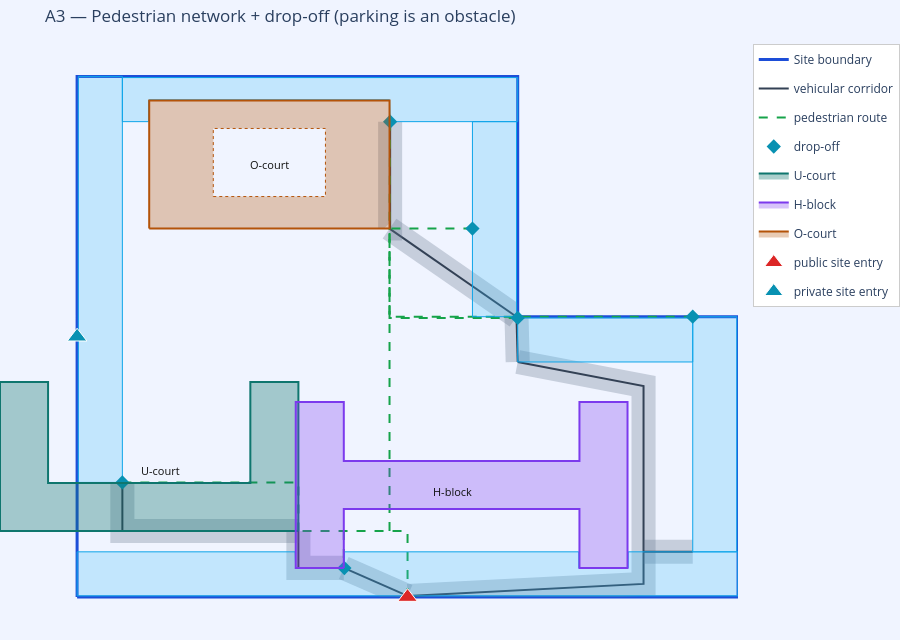

Notebook code cell kept with this figure:
### Markdown cell above
## A3 — Pedestrian network + parking integration

Pedestrian routes (dashed green) connect the site entry to each public door and
walk people up from parking — and they treat **parking as an obstacle**, so they
don't cut across the lot. Drop-off diamonds mark where you'd alight nearest each
entrance; the report flags whether the walk is within comfortable / accessible
range.

### Code cell
ped = report['pedestrian_circulation']
pa  = report['parking_integration']
print('pedestrian:', ped['summary'])
print('parking   :', pa['summary'])
for z in pa['zones']:
    print(f"   {z['zone_id']}: nearest={z['nearest_entrance_building']} "
          f"~{z['straight_distance_m']} m  accessible_ok={z['accessible_parking_ok']}  "
          f"| {z['sequence']}")

fig = new_fig('A3 — Pedestrian network + drop-off (parking is an obstacle)', SITE_BOUNDARY)
draw_vehicular(fig, veh)
draw_pedestrian(fig, ped)
draw_parking(fig, parking, pa)
draw_buildings(fig, BUILDINGS)
draw_entries(fig, propose_site_entries(SITE_MODEL))
fig.show()

### Figure 1 — Plotly figure (JSON) as saved in the notebook; plotly's stock layout.template omitted (floating-point values rounded to 4 significant figures)
{"data": [{"hoverinfo": "skip", "line": {"color": "#1d4ed8", "width": 3}, "mode": "lines", "name": "Site boundary", "type": "scatter", "x": [0, 165, 165, 110, 110, 0, 0, 0], "y": [0, 0, 70, 70, 130, 130, 0, 0]}, {"fill": "toself", "fillcolor": "rgba(100,116,139,0.30)", "hoverinfo": "skip", "line": {"color": "rgba(0,0,0,0)", "width": 0}, "mode": "lines", "showlegend": false, "type": "scatter", "x": [85.5, 85.5, 79.5, 79.5, 85.5, 85.5], "y": [0.3, 0.0, 0.0, 0.3, 0.3, 0.3]}, {"hoverinfo": "skip", "legendgroup": "veh", "line": {"color": "#334155", "width": 2}, "mode": "lines", "name": "vehicular corridor", "showlegend": true, "type": "scatter", "x": [82.5, 82.5], "y": [0.0, 0.3]}, {"fill": "toself", "fillcolor": "rgba(100,116,139,0.30)", "hoverinfo": "skip", "line": {"color": "rgba(0,0,0,0)", "width": 0}, "mode": "lines", "showlegend": false, "type": "scatter", "x": [67.79, 83.71, 82.37, 75.72, 65.38, 67.79, 67.79], "y": [10.04, 3.047, 0.0, 0.0, 4.545, 10.04, 10.04]}, {"hoverinfo": "skip", "legendgroup": "veh", "line": {"color": "#334155", "width": 2}, "mode": "lines", "name": "vehicular corridor", "showlegend": false, "type": "scatter", "x": [82.5, 66.58], "y": [0.3, 7.292]}, {"fill": "toself", "fillcolor": "rgba(100,116,139,0.30)", "hoverinfo": "skip", "line": {"color": "rgba(0,0,0,0)", "width": 0}, "mode": "lines", "showlegend": false, "type": "scatter", "x": [52.25, 58.25, 58.25, 66.58, 66.58, 52.25, 52.25, 52.25], "y": [16.48, 16.48, 10.29, 10.29, 4.292, 4.292, 16.48, 16.48]}, {"hoverinfo": "skip", "legendgroup": "veh", "line": {"color": "#334155", "width": 2}, "mode": "lines", "name": "vehicular corridor", "showlegend": false, "type": "scatter", "x": [66.58, 55.25, 55.25], "y": [7.292, 7.292, 16.48]}, {"fill": "toself", "fillcolor": "rgba(100,116,139,0.30)", "hoverinfo": "skip", "line": {"color": "rgba(0,0,0,0)", "width": 0}, "mode": "lines", "showlegend": false, "type": "scatter", "x": [138.4, 109.4, 110.6, 144.4, 144.4, 135.7, 82.52, 82.35, 138.4, 138.4, 138.4], "y": [50.23, 55.75, 61.65, 55.19, 0.4405, 0.0, 0.0, 3.296, 6.144, 50.23, 50.23]}, {"hoverinfo": "skip", "legendgroup": "veh", "line": {"color": "#334155", "width": 2}, "mode": "lines", "name": "vehicular corridor", "showlegend": false, "type": "scatter", "x": [82.5, 141.4, 141.4, 110.0], "y": [0.3, 3.292, 52.71, 58.7]}, {"fill": "toself", "fillcolor": "rgba(100,116,139,0.30)", "hoverinfo": "skip", "line": {"color": "rgba(0,0,0,0)", "width": 0}, "mode": "lines", "showlegend": false, "type": "scatter", "x": [110.0, 110.0, 112.7, 113.0, 107.0, 106.7, 110.0, 110.0], "y": [70.01, 70.0, 70.0, 58.78, 58.62, 69.92, 70.01, 70.01]}, {"hoverinfo": "skip", "legendgroup": "veh", "line": {"color": "#334155", "width": 2}, "mode": "lines", "name": "vehicular corridor", "showlegend": false, "type": "scatter", "x": [110.0, 109.7], "y": [58.7, 70.0]}, {"fill": "toself", "fillcolor": "rgba(100,116,139,0.30)", "hoverinfo": "skip", "line": {"color": "rgba(0,0,0,0)", "width": 0}, "mode": "lines", "showlegend": false, "type": "scatter", "x": [153.7, 141.4, 141.4, 153.7, 153.7, 153.7], "y": [8.3, 8.3, 14.3, 14.3, 8.3, 8.3]}, {"hoverinfo": "skip", "legendgroup": "veh", "line": {"color": "#334155", "width": 2}, "mode": "lines", "name": "vehicular corridor", "showlegend": false, "type": "scatter", "x": [141.4, 153.7], "y": [11.3, 11.3]}, {"fill": "toself", "fillcolor": "rgba(100,116,139,0.30)", "hoverinfo": "skip", "line": {"color": "rgba(0,0,0,0)", "width": 0}, "mode": "lines", "showlegend": false, "type": "scatter", "x": [8.3, 14.3, 14.3, 55.25, 55.25, 8.3, 8.3, 8.3], "y": [28.63, 28.63, 19.48, 19.48, 13.48, 13.48, 28.63, 28.63]}, {"hoverinfo": "skip", "legendgroup": "veh", "line": {"color": "#334155", "width": 2}, "mode": "lines", "name": "vehicular corridor", "showlegend": false, "type": "scatter", "x": [55.25, 11.3, 11.3], "y": [16.48, 16.48, 28.63]}, {"fill": "toself", "fillcolor": "rgba(100,116,139,0.30)", "hoverinfo": "skip", "line": {"color": "rgba(0,0,0,0)", "width": 0}, "mode": "lines", "showlegend": false, "type": "scatter", "x": [79.71, 110.0, 110.0, 108.0, 76.29, 79.71, 79.71], "y": [94.46, 73.44, 70.43, 67.54, 89.54, 94.46, 94.46]}, {"hoverinfo": "skip", "legendgroup": "veh", "line": {"color": "#334155", "width": 2}, "mode": "lines", "name": "vehicular corridor", "showlegend": false, "type": "scatter", "x": [109.7, 78.0], "y": [70.0, 92.0]}, {"fill": "toself", "fillcolor": "rgba(100,116,139,0.30)", "hoverinfo": "skip", "line": {"color": "rgba(0,0,0,0)", "width": 0}, "mode": "lines", "showlegend": false, "type": "scatter", "x": [76.65, 75.15, 75.15, 81.15, 81.15, 78.0, 78.0, 76.65, 76.65], "y": [92.0, 92.0, 118.7, 118.7, 89.0, 89.0, 93.35, 92.0, 92.0]}, {"hoverinfo": "skip", "legendgroup": "veh", "line": {"color": "#334155", "width": 2}, "mode": "lines", "name": "vehicular corridor", "showlegend": false, "type": "scatter", "x": [78.0, 78.15, 78.15], "y": [92.0, 92.0, 118.7]}, {"hoverinfo": "text", "legendgroup": "ped", "line": {"color": "#16a34a", "dash": "dash", "width": 2}, "mode": "lines", "name": "pedestrian route", "showlegend": true, "text": "U_court (primary)", "type": "scatter", "x": [82.5, 82.5, 55.25], "y": [0.0, 16.48, 16.48]}, {"hoverinfo": "text", "legendgroup": "ped", "line": {"color": "#16a34a", "dash": "dash", "width": 2}, "mode": "lines", "name": "pedestrian route", "showlegend": false, "text": "H_block (primary)", "type": "scatter", "x": [66.58, 66.58], "y": [16.48, 7.292]}, {"hoverinfo": "text", "legendgroup": "ped", "line": {"color": "#16a34a", "dash": "dash", "width": 2}, "mode": "lines", "name": "pedestrian route", "showlegend": false, "text": "O_court (primary)", "type": "scatter", "x": [78.0, 78.0], "y": [16.48, 92.0]}, {"hoverinfo": "text", "legendgroup": "ped", "line": {"color": "#16a34a", "dash": "dash", "width": 2}, "mode": "lines", "name": "pedestrian route", "showlegend": false, "text": "H_block (secondary)", "type": "scatter", "x": [66.73, 66.58], "y": [7.255, 7.292]}, {"hoverinfo": "text", "legendgroup": "ped", "line": {"color": "#16a34a", "dash": "dash", "width": 2}, "mode": "lines", "name": "pedestrian route", "showlegend": false, "text": "U_court (secondary)", "type": "scatter", "x": [11.3, 55.25, 55.25], "y": [28.63, 28.63, 16.48]}, {"hoverinfo": "text", "legendgroup": "ped", "line": {"color": "#16a34a", "dash": "dash", "width": 2}, "mode": "lines", "name": "pedestrian route", "showlegend": false, "text": "O_court (secondary)", "type": "scatter", "x": [78.15, 78.0], "y": [118.7, 92.0]}, {"hoverinfo": "text", "legendgroup": "ped", "line": {"color": "#16a34a", "dash": "dash", "width": 2}, "mode": "lines", "name": "pedestrian route", "showlegend": false, "text": "O_court (secondary)", "type": "scatter", "x": [153.7, 78.0, 78.0], "y": [70.0, 70.0, 92.0]}, {"hoverinfo": "text", "legendgroup": "ped", "line": {"color": "#16a34a", "dash": "dash", "width": 2}, "mode": "lines", "name": "pedestrian route", "showlegend": false, "text": "O_court (secondary)", "type": "scatter", "x": [98.7, 78.0], "y": [92.0, 92.0]}, {"hoverinfo": "text", "legendgroup": "ped", "line": {"color": "#16a34a", "dash": "dash", "width": 2}, "mode": "lines", "name": "pedestrian route", "showlegend": false, "text": "O_court (secondary)", "type": "scatter", "x": [110.0, 78.0, 78.0], "y": [69.7, 69.7, 92.0]}, {"fill": "toself", "fillcolor": "rgba(56,189,248,0.25)", "hoverinfo": "skip", "legendgroup": "park", "line": {"color": "#0ea5e9", "width": 1}, "mode": "lines", "name": "parking", "showlegend": false, "type": "scatter", "x": [54.43, 54.43, 54.43, 54.44, 54.44, 54.44, 54.45, 54.46, 54.47, 54.48, 54.49, 54.5, 54.51, 54.53, 54.54, 54.55, 54.57, 54.58, 66.58, 66.6, 66.61, 66.63, 66.64, 66.65, 66.67, 66.68, 66.69, 66.7, 66.71, 66.72, 66.72, 66.73, 66.73, 66.73, 66.73, 66.73, 125.3, 125.3, 125.3, 125.3, 125.3, 125.3, 125.3, 125.3, 125.3, 125.3, 125.3, 125.3, 125.3, 125.4, 125.4, 125.4, 125.4, 125.4, 137.4, 137.4, 137.4, 137.5, 137.5, 137.5, 137.5, 137.5, 137.5, 137.5, 137.5, 137.5, 137.6, 137.6, 137.6, 137.6, 137.6, 137.6, 165.0, 165.0, 0.0, 0.0, 54.43, 54.43], "y": [11.3, 7.292, 7.277, 7.263, 7.248, 7.235, 7.221, 7.209, 7.197, 7.186, 7.176, 7.167, 7.16, 7.153, 7.149, 7.145, 7.143, 7.142, 7.142, 7.143, 7.145, 7.149, 7.153, 7.16, 7.167, 7.176, 7.186, 7.197, 7.209, 7.221, 7.235, 7.248, 7.263, 7.277, 7.292, 11.3, 11.3, 7.292, 7.277, 7.263, 7.248, 7.235, 7.221, 7.209, 7.197, 7.186, 7.176, 7.167, 7.16, 7.153, 7.149, 7.145, 7.143, 7.142, 7.142, 7.143, 7.145, 7.149, 7.153, 7.16, 7.167, 7.176, 7.186, 7.197, 7.209, 7.221, 7.235, 7.248, 7.263, 7.277, 7.292, 11.3, 11.3, 0.3, 0.3, 11.3, 11.3, 11.3]}, {"fill": "toself", "fillcolor": "rgba(56,189,248,0.25)", "hoverinfo": "skip", "legendgroup": "park", "line": {"color": "#0ea5e9", "width": 1}, "mode": "lines", "name": "parking", "showlegend": false, "type": "scatter", "x": [11.3, 0.3, 0.3, 11.3, 11.3, 11.3], "y": [28.63, 28.63, 130.0, 130.0, 28.63, 28.63]}, {"fill": "toself", "fillcolor": "rgba(56,189,248,0.25)", "hoverinfo": "skip", "legendgroup": "park", "line": {"color": "#0ea5e9", "width": 1}, "mode": "lines", "name": "parking", "showlegend": false, "type": "scatter", "x": [78.15, 78.15, 78.15, 78.15, 78.14, 78.14, 78.13, 78.12, 78.12, 78.11, 78.1, 78.08, 78.07, 78.06, 78.04, 78.03, 78.01, 78.0, 18.0, 17.99, 17.97, 17.96, 17.94, 17.93, 17.92, 17.9, 17.89, 17.88, 17.88, 17.87, 17.86, 17.86, 17.85, 17.85, 17.85, 17.85, 11.3, 11.3, 110.0, 110.0, 78.15, 78.15], "y": [118.7, 124.0, 124.0, 124.0, 124.0, 124.1, 124.1, 124.1, 124.1, 124.1, 124.1, 124.1, 124.1, 124.1, 124.1, 124.1, 124.1, 124.2, 124.2, 124.1, 124.1, 124.1, 124.1, 124.1, 124.1, 124.1, 124.1, 124.1, 124.1, 124.1, 124.1, 124.0, 124.0, 124.0, 124.0, 118.7, 118.7, 129.7, 129.7, 118.7, 118.7, 118.7]}, {"fill": "toself", "fillcolor": "rgba(56,189,248,0.25)", "hoverinfo": "skip", "legendgroup": "park", "line": {"color": "#0ea5e9", "width": 1}, "mode": "lines", "name": "parking", "showlegend": false, "type": "scatter", "x": [153.7, 164.7, 164.7, 153.7, 153.7, 153.7], "y": [70.0, 70.0, 11.3, 11.3, 70.0, 70.0]}, {"fill": "toself", "fillcolor": "rgba(56,189,248,0.25)", "hoverinfo": "skip", "legendgroup": "park", "line": {"color": "#0ea5e9", "width": 1}, "mode": "lines", "name": "parking", "showlegend": false, "type": "scatter", "x": [98.7, 109.7, 109.7, 98.7, 98.7, 98.7], "y": [118.7, 118.7, 70.0, 70.0, 118.7, 118.7]}, {"fill": "toself", "fillcolor": "rgba(56,189,248,0.25)", "hoverinfo": "skip", "legendgroup": "park", "line": {"color": "#0ea5e9", "width": 1}, "mode": "lines", "name": "parking", "showlegend": false, "type": "scatter", "x": [153.7, 153.7, 110.0, 110.0, 153.7, 153.7], "y": [69.7, 58.7, 58.7, 69.7, 69.7, 69.7]}, {"hoverinfo": "text", "marker": {"color": "#0891b2", "size": 11, "symbol": "diamond"}, "mode": "markers", "name": "drop-off", "showlegend": true, "text": "to H_block ~0.15 m", "type": "scatter", "x": [66.73], "y": [7.255]}, {"hoverinfo": "text", "marker": {"color": "#0891b2", "size": 11, "symbol": "diamond"}, "mode": "markers", "name": "drop-off", "showlegend": false, "text": "to U_court ~45.6 m", "type": "scatter", "x": [11.3], "y": [28.63]}, {"hoverinfo": "text", "marker": {"color": "#0891b2", "size": 11, "symbol": "diamond"}, "mode": "markers", "name": "drop-off", "showlegend": false, "text": "to O_court ~26.7 m", "type": "scatter", "x": [78.15], "y": [118.7]}, {"hoverinfo": "text", "marker": {"color": "#0891b2", "size": 11, "symbol": "diamond"}, "mode": "markers", "name": "drop-off", "showlegend": false, "text": "to O_court ~78.83 m", "type": "scatter", "x": [153.7], "y": [70.0]}, {"hoverinfo": "text", "marker": {"color": "#0891b2", "size": 11, "symbol": "diamond"}, "mode": "markers", "name": "drop-off", "showlegend": false, "text": "to O_court ~20.7 m", "type": "scatter", "x": [98.7], "y": [92.0]}, {"hoverinfo": "text", "marker": {"color": "#0891b2", "size": 11, "symbol": "diamond"}, "mode": "markers", "name": "drop-off", "showlegend": false, "text": "to O_court ~39.0 m", "type": "scatter", "x": [110.0], "y": [69.7]}, {"fill": "toself", "fillcolor": "rgba(15,118,110,0.35)", "hoverinfo": "skip", "line": {"color": "rgba(15,118,110,1)", "width": 2}, "mode": "lines", "name": "U-court", "type": "scatter", "x": [55.25, 43.25, -7.25, -19.25, -19.25, -19.25, -7.25, -7.25, 43.25, 43.25, 55.25, 55.25, 55.25, 55.25], "y": [16.48, 16.48, 16.48, 16.48, 28.48, 53.73, 53.73, 28.48, 28.48, 53.73, 53.73, 28.48, 16.48, 16.48]}, {"fill": "toself", "fillcolor": "rgba(124,58,237,0.30)", "hoverinfo": "skip", "line": {"color": "rgba(124,58,237,1)", "width": 2}, "mode": "lines", "name": "H-block", "type": "scatter", "x": [66.58, 54.58, 54.58, 66.58, 66.58, 125.4, 125.4, 137.4, 137.4, 125.4, 125.4, 66.58, 66.58, 66.58], "y": [7.292, 7.292, 48.71, 48.71, 34.0, 34.0, 48.71, 48.71, 7.292, 7.292, 22.0, 22.0, 7.292, 7.292]}, {"fill": "toself", "fillcolor": "rgba(180,83,9,0.30)", "hoverinfo": "skip", "line": {"color": "rgba(180,83,9,1)", "width": 2}, "mode": "lines", "name": "O-court", "type": "scatter", "x": [18, 78, 78, 18, 18], "y": [92, 92, 124, 124, 92]}, {"fill": "toself", "fillcolor": "#f0f4ff", "hoverinfo": "skip", "line": {"color": "rgba(180,83,9,1)", "dash": "dot", "width": 1}, "mode": "lines", "showlegend": false, "type": "scatter", "x": [34, 62, 62, 34, 34], "y": [100, 100, 117, 117, 100]}, {"hoverinfo": "text", "marker": {"color": "#dc2626", "line": {"color": "white", "width": 1}, "size": 17, "symbol": "triangle-up"}, "mode": "markers", "name": "public site entry", "showlegend": true, "text": "Main Street", "type": "scatter", "x": [82.5], "y": [0.0]}, {"hoverinfo": "text", "marker": {"color": "#0891b2", "line": {"color": "white", "width": 1}, "size": 17, "symbol": "triangle-up"}, "mode": "markers", "name": "private site entry", "showlegend": true, "text": "Service Lane", "type": "scatter", "x": [0.0], "y": [65.0]}], "layout": {"annotations": [{"font": {"color": "#111", "size": 11}, "showarrow": false, "text": "U-court", "x": 20.87, "y": 31.63}, {"font": {"color": "#111", "size": 11}, "showarrow": false, "text": "H-block", "x": 93.74, "y": 26.41}, {"font": {"color": "#111", "size": 11}, "showarrow": false, "text": "O-court", "x": 48.0, "y": 108.0}], "height": 640, "legend": {"bgcolor": "white", "bordercolor": "#ccc", "borderwidth": 1, "x": 1.02, "y": 1}, "margin": {"b": 0, "l": 0, "r": 0, "t": 44}, "paper_bgcolor": "#f0f4ff", "plot_bgcolor": "#f0f4ff", "title": {"text": "A3 — Pedestrian network + drop-off (parking is an obstacle)"}, "xaxis": {"visible": false}, "yaxis": {"scaleanchor": "x", "scaleratio": 1, "visible": false}}}
